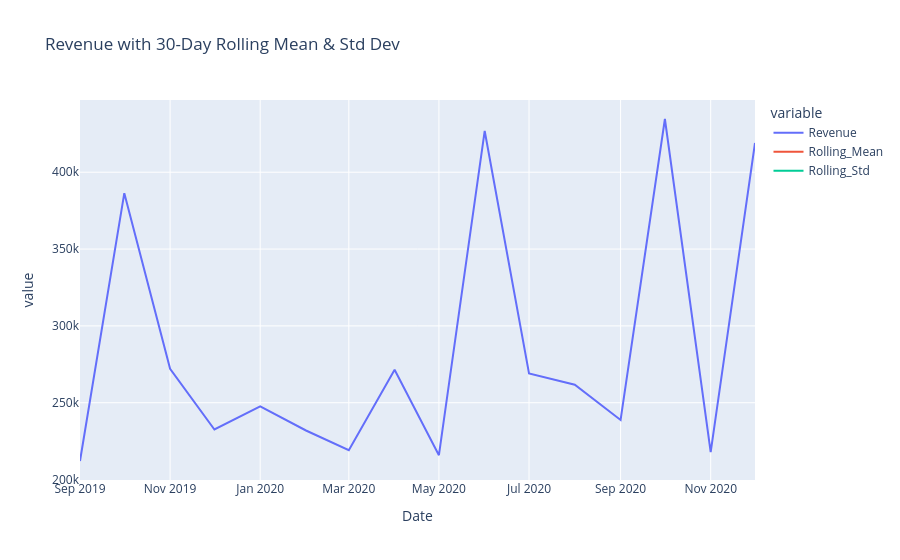

Here is the notebook cell this chart was saved with:
### Code cell
eda.rolling_plot(window = 30)

### Figure 1 — Plotly figure (JSON) as saved in the notebook; plotly's stock layout.template omitted (floating-point values rounded to 4 significant figures)
{"data": [{"hovertemplate": "variable=Revenue<br>Date=%{x}<br>value=%{y}<extra></extra>", "legendgroup": "Revenue", "line": {"color": "#636efa", "dash": "solid"}, "marker": {"symbol": "circle"}, "mode": "lines", "name": "Revenue", "orientation": "v", "showlegend": true, "type": "scatter", "x": ["2019-09-01T00:00:00", "2019-10-01T00:00:00", "2019-11-01T00:00:00", "2019-12-01T00:00:00", "2020-01-01T00:00:00", "2020-02-01T00:00:00", "2020-03-01T00:00:00", "2020-04-01T00:00:00", "2020-05-01T00:00:00", "2020-06-01T00:00:00", "2020-07-01T00:00:00", "2020-08-01T00:00:00", "2020-09-01T00:00:00", "2020-10-01T00:00:00", "2020-11-01T00:00:00", "2020-12-01T00:00:00"], "xaxis": "x", "y": [212076, 386395, 272112, 232566, 247653, 231925, 219071, 271481, 215866, 426848, 269095, 261755, 238774, 434637, 217879, 419011], "yaxis": "y"}, {"hovertemplate": "variable=Rolling_Mean<br>Date=%{x}<br>value=%{y}<extra></extra>", "legendgroup": "Rolling_Mean", "line": {"color": "#EF553B", "dash": "solid"}, "marker": {"symbol": "circle"}, "mode": "lines", "name": "Rolling_Mean", "orientation": "v", "showlegend": true, "type": "scatter", "x": ["2019-09-01T00:00:00", "2019-10-01T00:00:00", "2019-11-01T00:00:00", "2019-12-01T00:00:00", "2020-01-01T00:00:00", "2020-02-01T00:00:00", "2020-03-01T00:00:00", "2020-04-01T00:00:00", "2020-05-01T00:00:00", "2020-06-01T00:00:00", "2020-07-01T00:00:00", "2020-08-01T00:00:00", "2020-09-01T00:00:00", "2020-10-01T00:00:00", "2020-11-01T00:00:00", "2020-12-01T00:00:00"], "xaxis": "x", "y": [null, null, null, null, null, null, null, null, null, null, null, null, null, null, null, null], "yaxis": "y"}, {"hovertemplate": "variable=Rolling_Std<br>Date=%{x}<br>value=%{y}<extra></extra>", "legendgroup": "Rolling_Std", "line": {"color": "#00cc96", "dash": "solid"}, "marker": {"symbol": "circle"}, "mode": "lines", "name": "Rolling_Std", "orientation": "v", "showlegend": true, "type": "scatter", "x": ["2019-09-01T00:00:00", "2019-10-01T00:00:00", "2019-11-01T00:00:00", "2019-12-01T00:00:00", "2020-01-01T00:00:00", "2020-02-01T00:00:00", "2020-03-01T00:00:00", "2020-04-01T00:00:00", "2020-05-01T00:00:00", "2020-06-01T00:00:00", "2020-07-01T00:00:00", "2020-08-01T00:00:00", "2020-09-01T00:00:00", "2020-10-01T00:00:00", "2020-11-01T00:00:00", "2020-12-01T00:00:00"], "xaxis": "x", "y": [null, null, null, null, null, null, null, null, null, null, null, null, null, null, null, null], "yaxis": "y"}], "layout": {"autosize": true, "legend": {"title": {"text": "variable"}, "tracegroupgap": 0}, "title": {"text": "Revenue with 30-Day Rolling Mean & Std Dev"}, "xaxis": {"anchor": "y", "autorange": true, "domain": [0, 1], "range": ["2019-09-01", "2020-12-01"], "title": {"text": "Date"}, "type": "date"}, "yaxis": {"anchor": "x", "autorange": true, "domain": [0, 1], "range": [199700.0, 447000.0], "title": {"text": "value"}, "type": "linear"}}}
